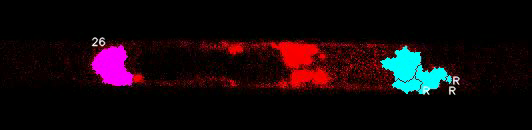
#> input picture frame 25 of movie5_segments.avi, 532 x 130 px, given in place of movie5.avi, which was not available
$ jupyter execute --allow-errors Movie5_Analysis_watershed.ipynb   (shell and % lines are left out)   (text cells are left out)
#> lines starting #> are read from the running program, lines starting #| are printed output that depends on the picture; after the words box and inside, x2 and y2 are one past the last pixel; in counts of white or black regions, pixels touching at a corner belong together; pictures that were not available may be replaced by others from this repository, and a replacement may not be noted
[cell 1]
from matplotlib import pyplot as plt
import numpy as np
import pandas as pd
import cv2
import seaborn as sns

movie5_path = "movies/movie5.avi"

[cell 2]
# Find contours and get the largest contour to represent the entire structure
# Get bounding rectangle of leftmost and rightmost sides
def get_bounding_boxes(img):
    contours, hierarchy = cv2.findContours(img, 1, 2)
    c = max(contours, key=cv2.contourArea)

    leftBoundingRect = cv2.boundingRect(c[c[:, :, 0].argmin()])
    rightBoundingRect = cv2.boundingRect(c[c[:, :, 0].argmax()])

    return leftBoundingRect, rightBoundingRect, c

def check_sections(frame, check_size=10, min_mean_pixel=0.03):
    sections = []
    for c in range(0, frame.shape[1], check_size):
        mean_pixel = cv2.mean(frame[:,c:c+check_size])[0]
        #print("Current mean pixel:", mean_pixel)
        sections.append((mean_pixel, c, check_size))
    return sections

def get_left_side(frame, check_size=10, min_mean_pixel=0.03):
    for c in range(0, frame.shape[1], check_size):
        mean_pixel = cv2.mean(frame[:,c:c+check_size])[0]
        if mean_pixel > min_mean_pixel:
            return c
    return 0

def get_right_side(frame, check_size=10, min_mean_pixel=0.03):
    for c in range(frame.shape[1], 0, -(check_size)):
        mean_pixel = cv2.mean(frame[:,c-check_size:c])[0]
        if mean_pixel > min_mean_pixel:
            return c
    return 0


def get_segment_gaps(right_segments, edge=0, side='left', fill_size=2, space_from_edge=0):
    gaps = []
    for i in range(1,len(right_segments)):
        px, py, pw, ph = right_segments[i-1]
        nx, ny, nw, nh = right_segments[i]

        gx = edge+space_from_edge if side=='left' else edge-fill_size-space_from_edge
        gy = (py+ph)-1 if py+ph<=ny else (ny+nh)-1
        gw = fill_size
        gh = ny-(py+ph)+2 if py+ph<=ny else py-(ny+nh) +2

        print("Gap:", (gx, gy, gw, gh))
        gaps.append((gx, gy, gw, gh))
    return gaps

def get_mean_intensity(section):
    count = np.nonzero(section)[0].size
    mean = np.sum(section) / count
    #print(count, mean)
    return count, mean

outliers = []

[cell 3]
print("Press 'q' to end video")

cap = cv2.VideoCapture(movie5_path)

# Get movie frame size
width = int(cap.get(cv2.CAP_PROP_FRAME_WIDTH) + 0.5)
height = int(cap.get(cv2.CAP_PROP_FRAME_HEIGHT) + 0.5)
frame_size = (width, height)

# Initialize video writer to save segmented movie at 1 frame per second
writer = cv2.VideoWriter("movie5_segments.avi", cv2.VideoWriter_fourcc(*"XVID"), 1.0, frame_size)

frame_index = 0

data = []

while True:
    frame_index += 1
    success, frame = cap.read()
#> frame is the input picture: shape (130, 532, 3); mean B, G, R 11.9, 7.9, 19.7

    if success and frame.size != 0:
        # Crop frame to remove text
        canvas = np.ones((frame.shape), np.uint8)
        canvas[38:95,:] = frame[38:95,:]
        isolated_cell = frame[38:95,:]
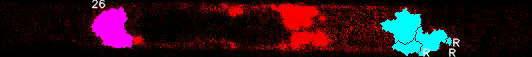
#> isolated_cell: shape (57, 532, 3); mean B, G, R 27, 18, 44.8
        canvas = cv2.cvtColor(canvas, cv2.COLOR_BGR2RGB)

        # Blur to fill threshold gaps
        gray_frame = cv2.cvtColor(canvas, cv2.COLOR_BGR2GRAY)
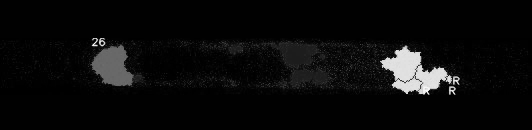
#> gray_frame: shape (130, 532); min 0, max 251, mean 11
        _, imgThreshold = cv2.threshold(gray_frame, 15, 255, cv2.THRESH_BINARY + cv2.THRESH_OTSU)
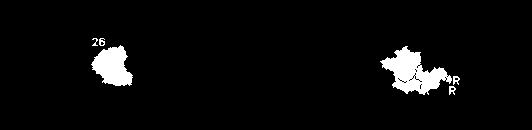
#> imgThreshold: shape (130, 532); 4.2% white; 6 white regions, box (x1, y1, x2, y2) and area: (380, 46, 452, 95) 1679, (91, 45, 133, 86) 1112, (453, 76, 460, 85) 39, (449, 86, 456, 95) 39, (99, 38, 105, 46) 32, (92, 38, 98, 46) 23
        _, imgThresh = cv2.threshold(gray_frame, 10, 255, cv2.THRESH_BINARY)
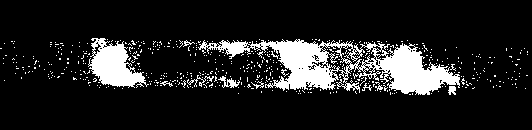
#> imgThresh: shape (130, 532); 13.1% white; 504 white regions (493 under 20 px), largest, box (x1, y1, x2, y2) and area: (198, 39, 460, 95) 5989, (88, 38, 149, 88) 1635, (218, 76, 240, 88) 111
        blur_frame = cv2.GaussianBlur(imgThresh, (7, 7), 0)
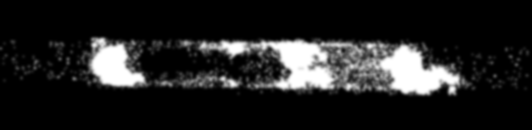
#> blur_frame: shape (130, 532); min 0, max 255, mean 33.5

        left_end = get_left_side(blur_frame, check_size=5, min_mean_pixel=17)
#> the loop in get_left_side, `for c in range(0, frame.shape[1], check_size):` made 19 passes
#> mean_pixel on passes 1 to 12: 2.13, 1.06, 3.21, 3.05, 2.41, 1.88, 3, 3.31, 0.591, 2.52, 4.69, 5.99
#> left_end = 90
        right_end = get_right_side(blur_frame, check_size=5, min_mean_pixel=17)
#> the loop in get_right_side, `for c in range(frame.shape[1], 0, -(check_size)):` made 16 passes
#> mean_pixel on passes 1 to 12: 1.22, 1.87, 4.02, 4.48, 3.05, 1.55, 1.76, 3.45, 2.79, 1.42, 2.68, 5.05
#> right_end = 457
        #cv2.rectangle(canvas, (left_end, 38), (right_end, 95), (0, 0, 255), 1)

        cell_width = right_end-left_end
#> cell_width = 367
        cell_position = left_end
#> cell_position = 90
        edge_width = 50


        writer.write(canvas)
        cv2.imshow("Movie 5", imgThreshold)

    # 1 frame per second
    if cv2.waitKey(500) & 0xFF == ord('q'):
#> (key q is pressed here)
        break

cap.release()
writer.release()
cv2.destroyAllWindows()

[cell 4]
data_df = pd.DataFrame(data, columns =  ["Frame", "Edge", "Intensity Count","Mean Intensity"])
dummies = pd.get_dummies(data_df)
#> (the rest of this cell did not finish here and is left out)

#> (a cell that did not finish here is left out)

[cell 6]
fig, (ax1, ax2) = plt.subplots(2, sharex=True)
x = data_df["Edge"]
#> (the rest of this cell did not finish here and is left out)

[cell 7]
sns.set_style("whitegrid")
sns.boxplot(x = 'Edge', y = 'Mean Intensity', data = data_df)

[cell 8]
sns.boxplot(x = 'Edge', y = 'Intensity Count', data = data_df)

[cell 9]
# Compare counts and intensities
fig, (ax1, ax2) = plt.subplots(2, sharex=True)

left_edge_data = data_df[data_df["Edge"] == "L"]
right_edge_data = data_df[data_df["Edge"] == "R"]

X = left_edge_data["Frame"]
Y1 = left_edge_data["Intensity Count"]
Y2 = right_edge_data["Intensity Count"]

Y3 = left_edge_data["Mean Intensity"]
Y4 = right_edge_data["Mean Intensity"]

ax1.plot(X, Y1)
ax1.plot(X, Y2)
ax1.set_title("Number of Detected Fluorescence")

ax2.plot(X, Y3)
ax2.plot(X, Y4)
ax2.set_title("Mean Fluorescence")

ax1.legend(["Left","Right"],loc='best')
ax2.legend(["Left","Right"],loc='best')

plt.savefig("movie1_fluorescence_line_plot.png")
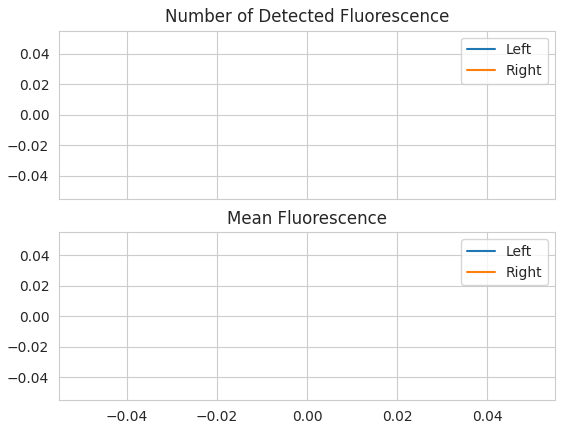
#> figure drawn by matplotlib, 2 panels
plt.show()

$ run again, starting later in the video
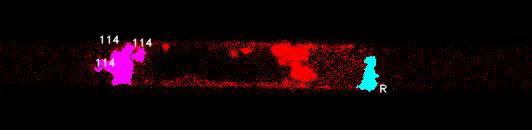
#> input picture frame 113 of movie5_segments.avi, 532 x 130 px, given in place of movie5.avi, which was not available
#> frame is the input picture: shape (130, 532, 3); mean B, G, R 7, 3.6, 17.9
#> `_, imgThreshold = cv2.threshold(gray_frame, 15, 255, cv2.THRESH_BINARY..`:
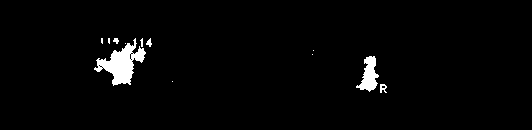
#> imgThreshold: shape (130, 532); 2.3% white; 12 white regions (7 under 20 px), largest, box (x1, y1, x2, y2) and area: (94, 38, 146, 86) 1050, (356, 56, 379, 92) 433, (380, 84, 387, 93) 41, (146, 38, 152, 47) 30, (113, 38, 119, 44) 24
#> imgThresh: shape (130, 532); 10.3% white; 488 white regions (478 under 20 px), largest, box (x1, y1, x2, y2) and area: (223, 40, 387, 93) 3827, (89, 38, 177, 87) 1706, (183, 73, 253, 89) 350
#> `blur_frame = cv2.GaussianBlur(imgThresh, (7, 7), 0)`:
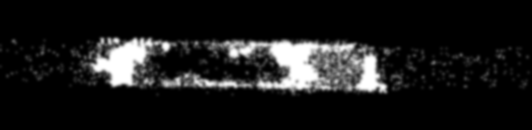
#> blur_frame: shape (130, 532); min 0, max 255, mean 26.3
#> the loop in get_left_side, `for c in range(0, frame.shape[1], check_size):` made 19 passes
#> mean_pixel on passes 1 to 8: 1.05, 1.19, 2.44, 1.51, 1.11, 2.37, 2.71, 3.56
#> left_end = 90
#> the loop in get_right_side, `for c in range(frame.shape[1], 0, -(check_size)):` made 30 passes
#> mean_pixel on passes 1 to 8: 1.1, 2.34, 2.88, 1.06, 1.4, 2.85, 3.41, 4.13
#> right_end = 387
#> cell_width = 297
#> cell_position = 90

$ run again, starting later in the video
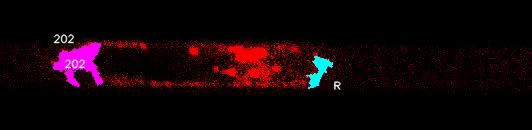
#> input picture frame 201 of movie5_segments.avi, 532 x 130 px, given in place of movie5.avi, which was not available
#> frame is the input picture: shape (130, 532, 3); mean B, G, R 7, 3.4, 17.5
#> `_, imgThreshold = cv2.threshold(gray_frame, 15, 255, cv2.THRESH_BINARY..`:
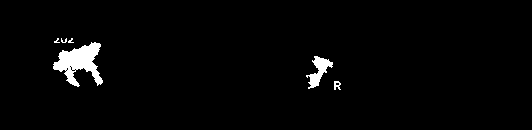
#> imgThreshold: shape (130, 532); 2.3% white; 6 white regions (3 under 20 px), largest, box (x1, y1, x2, y2) and area: (53, 42, 103, 87) 1123, (306, 56, 333, 89) 367, (334, 81, 341, 90) 42
#> imgThresh: shape (130, 532); 10.3% white; 603 white regions (597 under 20 px), largest, box (x1, y1, x2, y2) and area: (184, 40, 336, 90) 3453, (46, 38, 152, 88) 2025, (178, 75, 220, 89) 170, (149, 79, 177, 89) 131, (333, 81, 342, 90) 60, (281, 58, 289, 65) 20
#> `blur_frame = cv2.GaussianBlur(imgThresh, (7, 7), 0)`:
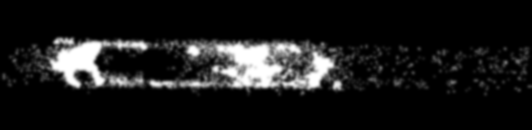
#> blur_frame: shape (130, 532); min 0, max 255, mean 26.2
#> the loop in get_left_side, `for c in range(0, frame.shape[1], check_size):` made 11 passes
#> mean_pixel on passes 1 to 8: 1.82, 2.37, 3.76, 4.23, 3.49, 5.75, 6.5, 9.56
#> left_end = 50
#> the loop in get_right_side, `for c in range(frame.shape[1], 0, -(check_size)):` made 39 passes
#> mean_pixel on passes 1 to 8: 3.46, 7.8, 8, 4.34, 2.23, 5.54, 4.05, 4.88
#> right_end = 342
#> cell_width = 292
#> cell_position = 50
